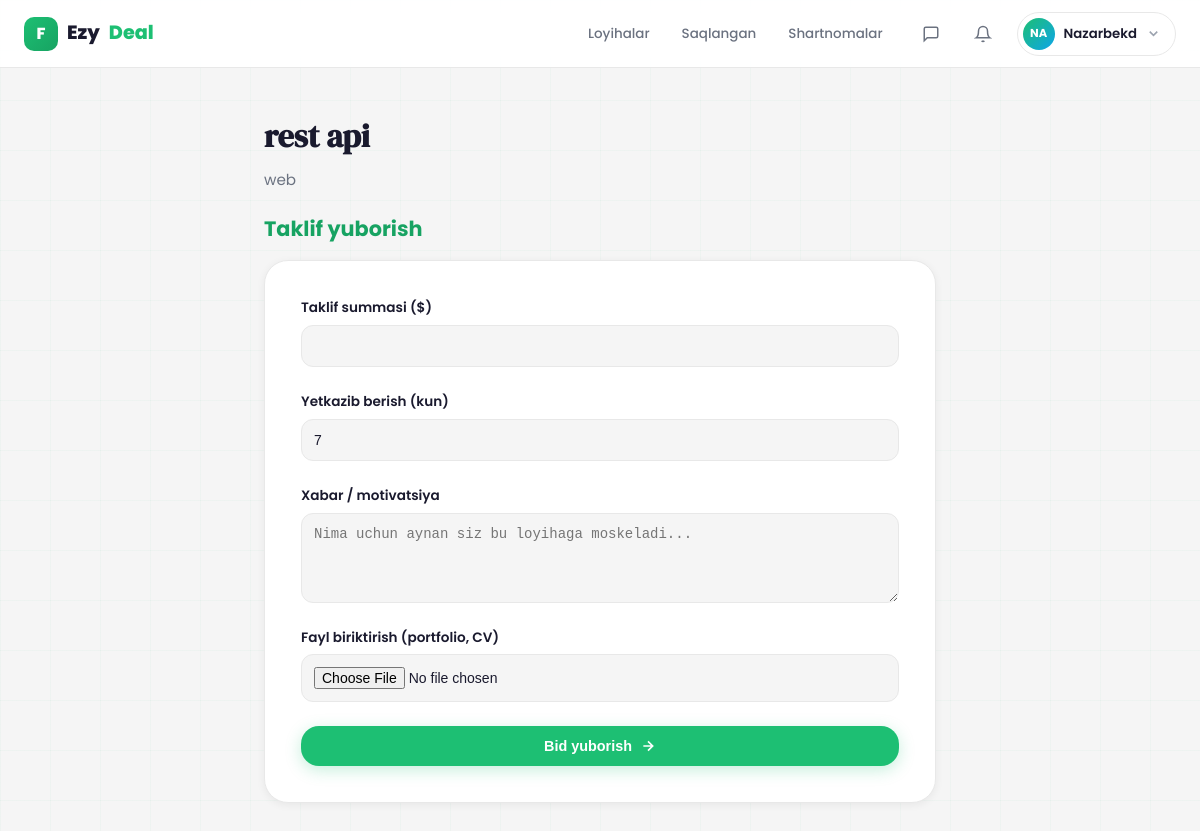
Page /bids/project/1/bid/ (signed in) on the committed database.
### Users/models.py (models this page shows, shortened)
class User(AbstractUser):
    ROLE_CHOICE = (
        (CLIENT, 'client'),
        (FREELANCER, 'freelancer'),
    )
    email = models.EmailField(unique=True)
    role = models.CharField(max_length=20, choices=ROLE_CHOICE)
    bio = models.TextField(blank=True, null=True)
    avatar = models.ImageField(upload_to='avatars/', blank=True, null=True)
    created_at = models.DateTimeField(auto_now_add=True)

### Projects/models.py (models this page shows, shortened)
class Project(models.Model):
    WEB = "web"
    DESIGN = "design"
    MOBILE = "mobile"
    WRITING = "writing"
    DATA = "data"
    AI = "ai"
    CATEGORY_CHOICES = [
        (WEB, "Web Development"),
        (DESIGN, "Design"),
        (MOBILE, "Mobile Development"),
        (WRITING, "Content Writing"),
        (DATA, "Data Science"),
        (AI, "AI / ML"),
    ]
    OPEN = "open"
    IN_PROGRESS = "in_progress"
    COMPLETED = "completed"
    CANCELLED = "cancelled"
    STATUS_CHOICES = (
        (OPEN, "Open"),
        (IN_PROGRESS, "In Progress"),
        (COMPLETED, "Completed"),
        (CANCELLED, "Cancelled"),
    )
    FIXED = "fixed"
    HOURLY = "hourly"
    MILESTONE = "milestone"
    BUDGET_TYPE_CHOICES = [
        (FIXED, "Fixed"),
        (HOURLY, "Hourly"),
        (MILESTONE, "Milestone"),
    ]
    ENTRY = "entry"
    INTERMEDIATE = "intermediate"
    EXPERT = "expert"
    LEVEL_CHOICES = [
        (ENTRY, "Entry"),
        (INTERMEDIATE, "Intermediate"),
        (EXPERT, "Expert"),
    ]
    client = models.ForeignKey(
        settings.AUTH_USER_MODEL,
        on_delete=models.CASCADE,
        related_name="projects"
    )
    title = models.CharField(max_length=255)
    description = models.TextField()
    category = models.CharField(max_length=20, choices=CATEGORY_CHOICES)
    budget_type = models.CharField(max_length=20, choices=BUDGET_TYPE_CHOICES, default=FIXED)
    budget_min = models.DecimalField(max_digits=12, decimal_places=2, null=True, blank=True)
    budget_max = models.DecimalField(max_digits=12, decimal_places=2, null=True, blank=True)
    level = models.CharField(max_length=20, choices=LEVEL_CHOICES, default=INTERMEDIATE)
    skills = models.TextField(blank=True, null=True)
    deadline = models.DateField()
    status = models.CharField(max_length=20, choices=STATUS_CHOICES, default=OPEN)
    created_at = models.DateTimeField(auto_now_add=True)

### Bid/views.py (the view, shortened to what this page needs)
# urls.py: path('project/<int:pk>/bid/', views.place_bid, name='place_bid'),
@login_required(login_url='login')
def place_bid(request, pk):
    project = get_object_or_404(Project, pk=pk)
    if request.user.role != 'freelancer':
        messages.error(request, "Faqat freelancer bid yuborishi mumkin.")
        return redirect('main-redirect')
    if Bid.objects.filter(project=project, freelancer=request.user).exists():
        messages.warning(request, "Siz bu loyihaga allaqachon ariza yuborgansiz.")
        return redirect('project_detail', id=project.pk)
    return render(request, 'place_bid.html', {'project': project})

### Notifications/context_processors.py (called while the page is built)
def notifications_count(request):
    if request.user.is_authenticated:
        count = request.user.notifications.filter(is_read=False).count()
        recent = list(request.user.notifications.all()[:5])
        return {'unread_notifications': count, 'recent_notifications': recent}
    return {'unread_notifications': 0, 'recent_notifications': []}

### templates/place_bid.html (shortened to what this page needs)
{% extends 'base.html' %}
{% block content %}
<div class="post-wrap animate-up">
    <h1>{{ project.title }}</h1>
    <p>{{ project.description }}</p>
    <h2>Taklif yuborish</h2>
    <form method="POST" enctype="multipart/form-data">
        <div class="form-group">
            <label for="amount">Taklif summasi ($)</label>
            <input type="number" name="amount" id="amount" step="0.01" required>
        </div>
        <div class="form-group">
            <label for="delivery_days">Yetkazib berish (kun)</label>
            <input type="number" name="delivery_days" id="delivery_days" value="7" min="1" max="365" required>
        </div>
        <div class="form-group">
            <label for="xabar">Xabar / motivatsiya</label>
            <textarea name="xabar" id="xabar" rows="4" placeholder="Nima uchun aynan siz bu loyihaga moskeladi..."></textarea>
        </div>
        <div class="form-group">
            <label for="attachment">Fayl biriktirish (portfolio, CV)</label>
            <input type="file" name="attachment" id="attachment">
        </div>
        <button type="submit" class="btn-primary">
            Bid yuborish
            <svg width="16" height="16" viewBox="0 0 24 24" fill="none" stroke="currentColor" stroke-width="2.5">
                <path d="M5 12h14M12 5l7 7-7 7"/>
            </svg>
        </button>
    </form>
</div>
{% endblock %}

### templates/base.html (shortened to what this page needs)
<!DOCTYPE html>
<html lang="uz">
<head>
</head>
<body>
<nav class="navbar">
    <div class="container">
        <a href="{% url 'logo_redirect' %}" class="nav-logo">
            <div class="logo-mark">F</div>
            Ezy<em>Deal</em>
        </a>
        <nav class="nav-links">
            {% if user.is_authenticated %}
                {% if user.role == 'freelancer' %}
                    <a href="{% url 'main_freelancer' %}" class="nav-link">Loyihalar</a>
                    <a href="{% url 'saved_projects' %}" class="nav-link">Saqlangan</a>
                    <a href="{% url 'freelancer_contract_list' %}" class="nav-link">Shartnomalar</a>
                {% else %}
                    <a href="{% url 'main_client' %}" class="nav-link">Bosh sahifa</a>
                    <a href="{% url 'myprojects' %}" class="nav-link">Loyihalarim</a>
                    <a href="{% url 'client_contract_list' %}" class="nav-link">Shartnomalar</a>
                {% endif %}
            {% else %}
                <a href="{% url 'login' %}" class="nav-link">Kirish</a>
            {% endif %}
        </nav>
        {% if user.is_authenticated %}
        <a href="{% url 'inbox' %}" class="nav-icon-btn" title="Xabarlar" style="position:relative;display:flex;align-items:center;justify-content:center;width:36px;height:36px;border-radius:50%;color:var(--text2);transition:var(--t);">
            <svg width="18" height="18" viewBox="0 0 24 24" fill="none" stroke="currentColor" stroke-width="2"><path d="M21 15a2 2 0 0 1-2 2H7l-4 4V5a2 2 0 0 1 2-2h14a2 2 0 0 1 2 2z"/></svg>
        </a>
        <a href="{% url 'notifications' %}" class="nav-icon-btn" title="Bildirishnomalar" style="position:relative;display:flex;align-items:center;justify-content:center;width:36px;height:36px;border-radius:50%;color:var(--text2);transition:var(--t);">
            <svg width="18" height="18" viewBox="0 0 24 24" fill="none" stroke="currentColor" stroke-width="2"><path d="M18 8A6 6 0 0 0 6 8c0 7-3 9-3 9h18s-3-2-3-9"/><path d="M13.73 21a2 2 0 0 1-3.46 0"/></svg>
        </a>
        <div class="profile-wrap">
            <div class="profile-btn">
                <div class="avatar">
                    {% if user.avatar %}
                        <img src="{{ user.avatar.url }}" alt="{{ user.username }}" style="width:100%;height:100%;object-fit:cover;border-radius:50%;">
                    {% else %}
                        {{ user.username|slice:":2"|upper }}
                    {% endif %}
                </div>
                <span class="uname">{{ user.username }}</span>
                <svg class="nav-icon chevron" viewBox="0 0 24 24" fill="none" stroke="currentColor" stroke-width="2.5">
                    <polyline points="6 9 12 15 18 9"/>
                </svg>
            </div>
        </div>
        {% else %}
        <a href="{% url 'register' %}" class="btn btn-primary btn-sm">Boshlash →</a>
        {% endif %}
    </div>
</nav>
<main class="main">
    {% block content %}{% endblock %}
</main>
</body>
</html>

### templates/base.html (style rules this page uses)
:root { --bg: #f5f5f5; --surface: #ffffff; --surface2: #f0fdf7; --border: #e8e8e8; --accent: #1DBF73; --accent-dk: #17a362; --accent-lt: #e8fdf3; --accent-glow: rgba(29,191,115,.25); --text: #1a1a2e; --text2: #6b7280; --text3: #9ca3af; --success: #1DBF73; --warning: #f59e0b; --danger: #ef4444; --info: #3b82f6; --r: 12px; --r2: 18px; --r3: 24px; --shadow-sm: 0 2px 8px rgba(0,0,0,.06); --shadow-md: 0 8px 32px rgba(0,0,0,.10); --shadow-lg: 0 20px 60px rgba(0,0,0,.13); --font: 'Poppins', sans-serif; --serif: 'DM Serif Display', serif; --ease: cubic-bezier(.4,0,.2,1); --spring: cubic-bezier(.34,1.56,.64,1); --t: .25s; }
*, *::before, *::after { box-sizing: border-box; margin: 0; padding: 0; }
html { scroll-behavior: smooth; }
body { font-family: var(--font); background: var(--bg); color: var(--text); line-height: 1.6; min-height: 100vh; -webkit-font-smoothing: antialiased; overflow-x: hidden; }
a { text-decoration: none; color: inherit; }
body::before { content: ''; position: fixed; inset: 0; background-image: linear-gradient(rgba(29,191,115,.03) 1px, transparent 1px), linear-gradient(90deg, rgba(29,191,115,.03) 1px, transparent 1px); background-size: 50px 50px; pointer-events: none; z-index: 0; }
h1,h2,h3,h4,h5 { line-height: 1.25; color: var(--text); }
.container { width: 100%; max-width: 1240px; margin-inline: auto; padding-inline: 24px; }
.main { padding-top: 68px; position: relative; z-index: 1; min-height: calc(100vh - 68px); }
.navbar { position: fixed; top: 0; left: 0; right: 0; z-index: 200; height: 68px; background: rgba(255,255,255,.93); backdrop-filter: blur(20px); border-bottom: 1px solid var(--border); display: flex; align-items: center; }
.navbar .container { display: flex; align-items: center; gap: 16px; height: 100%; }
.nav-logo { font-size: 1.2rem; font-weight: 800; color: var(--text); display: flex; align-items: center; gap: 9px; white-space: nowrap; flex-shrink: 0; }
.logo-mark { width: 34px; height: 34px; border-radius: 10px; background: linear-gradient(135deg, var(--accent), var(--accent-dk)); display: flex; align-items: center; justify-content: center; color: #fff; font-size: 1rem; font-weight: 800; }
.nav-logo em { color: var(--accent); font-style: normal; }
.nav-links { display: flex; align-items: center; gap: 4px; margin-left: auto; }
.nav-link { padding: 7px 14px; border-radius: 100px; font-size: .84rem; font-weight: 500; color: var(--text2); transition: var(--t); }
.profile-wrap { position: relative; flex-shrink: 0; }
.profile-btn { display: flex; align-items: center; gap: 9px; padding: 5px 14px 5px 5px; border: 1.5px solid var(--border); border-radius: 100px; background: var(--surface); cursor: pointer; transition: var(--t); }
.avatar { width: 32px; height: 32px; border-radius: 50%; background: linear-gradient(135deg, var(--accent), #0ea5e9); display: flex; align-items: center; justify-content: center; color: #fff; font-size: .72rem; font-weight: 700; flex-shrink: 0; }
.profile-btn .uname { font-size: .83rem; font-weight: 600; }
.profile-btn .chevron { color: var(--text3); transition: transform var(--t); }
.nav-icon { width: 15px; height: 15px; }
.btn-primary { background: linear-gradient(135deg, var(--accent) 0%, var(--accent-dk) 100%); color: #fff; box-shadow: 0 4px 16px var(--accent-glow); }
.form-group { display: flex; flex-direction: column; gap: 7px; }
.animate-up { animation: fadeUp .6s var(--spring) both; }

### rows in the picture
User: username "NA", username "Nazarbekd"
Project: title "rest api", description "web"
